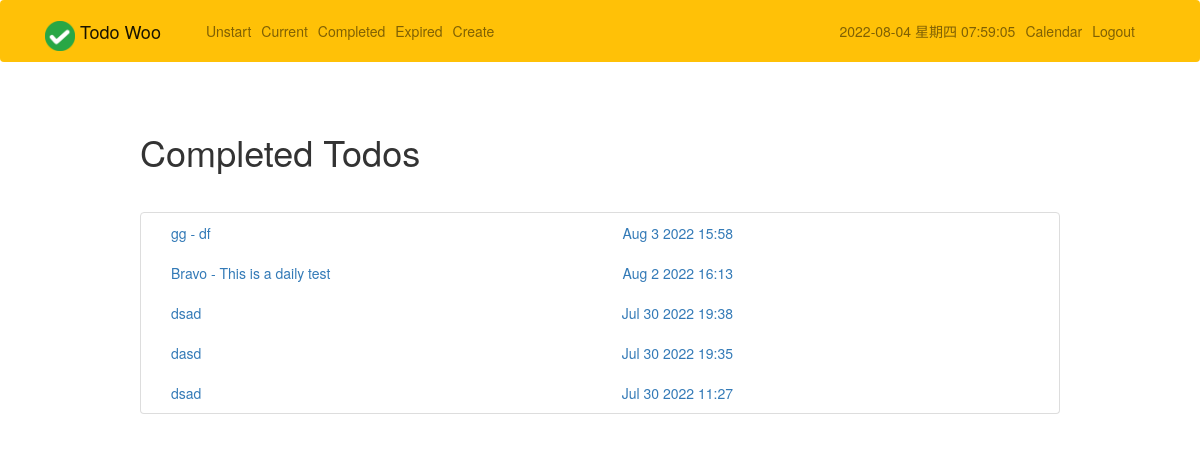
Page /completed/ (signed in) on the committed database.
### todo/models.py (models this page shows, shortened)
class Todo(models.Model):
    title = models.CharField(verbose_name="标题", max_length=100)
    memo = models.TextField(verbose_name="内容", blank=True)
    created = models.DateTimeField(auto_now_add=True)
    datecompleted = models.DateTimeField(null=True, blank=True)
    important = models.BooleanField(default=False)  # 不要用这个，没有用
    user = models.ForeignKey(User, on_delete=models.CASCADE)
    level = models.SmallIntegerField(verbose_name="任务重要性", choices=level_choices, default=0)
    expiration_date = models.DateTimeField(verbose_name="任务截止日期", null=True, blank=True)
    status = models.SmallIntegerField(verbose_name="任务状态", choices=status_choices, default=0)
    predict_hour = models.IntegerField(verbose_name="预计花费小时", default=0)
    predict_minute = models.IntegerField(verbose_name="预计花费分钟", default=0)
    isDaily = models.BooleanField(verbose_name="日常", default=False)
    fixedTime_start = models.TimeField(verbose_name="日常任务固定时间开始", null=True, blank=True)
    fixedTime_end = models.TimeField(verbose_name="日常任务固定时间结束", null=True, blank=True)
    tag = models.SmallIntegerField(verbose_name="标签", choices=tag_choices, default=0)
    overdue = models.BooleanField(default=False)

### todo/views.py (the view)
# urls.py: path('completed/', views.completedtodos, name='completedtodos'),
@login_required
def completedtodos(request):
    todos = Todo.objects.filter(user=request.user, datecompleted__isnull=False).order_by('-datecompleted')
    return render(request, 'todo/completedtodos.html', {'todos': todos})

### todo/templates/todo/completedtodos.html (shortened to what this page needs)
{% extends "todo/base.html" %}
{% load static %}
{% block css %}
    <link rel="stylesheet" href="{% static 'plugins/bootstrap_dist/css/bootstrap.css' %}">
{% endblock %}
{% block content %}
    <div class="row justify-content-center mt-5">
        <div class="col-md-10">
            <h1>Completed Todos</h1>
        </div>
    </div>
    <div class="row justify-content-center mt-5">
        <div class="col-md-10">
            <div class="list-group">
                {% for todo in todos %}
                    <div class="list-group-item list-group-item-action{% if todo.important %} list-group-item-danger{% endif %}">
                        <a href="{% url 'viewtodo' todo.id %}" class="col-lg-8">
                            {{ todo.title }}
                            {% if todo.memo %} - {{ todo.memo }}{% endif %}
                            <div style="float: right">
                                {{ todo.datecompleted|date:'M j Y H:i' }}
                            </div>
                        </a>
                    </div>
                {% endfor %}
            </div>
        </div>
    </div>
{% endblock %}

### rows in the picture
Todo: title "gg", memo "df", datecompleted "Aug 3 2022 15:58"
Todo: title "Bravo", memo "This is a daily test", datecompleted "Aug 2 2022 16:13"
Todo: title "dsad", datecompleted "Jul 30 2022 19:38"
Todo: title "dasd", datecompleted "Jul 30 2022 19:35"
Todo: title "dsad", datecompleted "Jul 30 2022 11:27"
